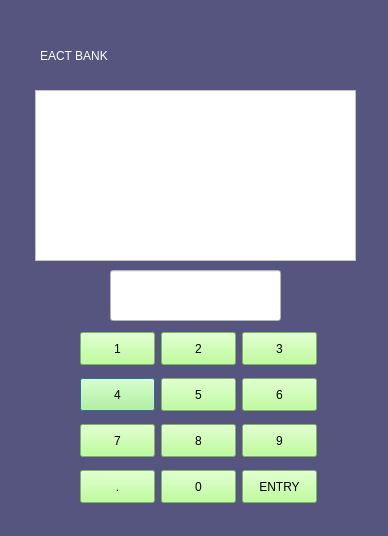
<?xml version="1.0" encoding="UTF-8"?>
<ui version="4.0">
 <class>Dialog</class>
 <widget class="QDialog" name="Dialog">
  <property name="geometry">
   <rect>
    <x>0</x>
    <y>0</y>
    <width>388</width>
    <height>536</height>
   </rect>
  </property>
  <property name="windowTitle">
   <string>EACT BANK - CUSTOMER OPERATION</string>
  </property>
  <property name="styleSheet">
   <string notr="true">background-color: rgb(85, 85, 127);</string>
  </property>
  <widget class="QLineEdit" name="entryscreenlineEditcustomeroperation">
   <property name="geometry">
    <rect>
     <x>110</x>
     <y>270</y>
     <width>171</width>
     <height>51</height>
    </rect>
   </property>
   <property name="styleSheet">
    <string notr="true">background-color: rgb(255, 255, 255);
font: 75 12pt &quot;MS Shell Dlg 2&quot;;
color: rgb(0, 0, 0);</string>
   </property>
   <property name="text">
    <string/>
   </property>
  </widget>
  <widget class="QPushButton" name="Buttoncustomeroperation4">
   <property name="geometry">
    <rect>
     <x>80</x>
     <y>378</y>
     <width>75</width>
     <height>33</height>
    </rect>
   </property>
   <property name="styleSheet">
    <string notr="true">background-color: rgb(170, 255, 127);
font: 75 16pt &quot;MS Shell Dlg 2&quot;;
color: rgb(0, 0, 0);</string>
   </property>
   <property name="text">
    <string>4</string>
   </property>
  </widget>
  <widget class="QPushButton" name="Buttoncustomeroperation5">
   <property name="geometry">
    <rect>
     <x>161</x>
     <y>378</y>
     <width>75</width>
     <height>33</height>
    </rect>
   </property>
   <property name="styleSheet">
    <string notr="true">background-color: rgb(170, 255, 127);
font: 75 16pt &quot;MS Shell Dlg 2&quot;;
color: rgb(0, 0, 0);</string>
   </property>
   <property name="text">
    <string>5</string>
   </property>
  </widget>
  <widget class="QPushButton" name="Buttoncustomeroperation0">
   <property name="geometry">
    <rect>
     <x>161</x>
     <y>470</y>
     <width>75</width>
     <height>33</height>
    </rect>
   </property>
   <property name="styleSheet">
    <string notr="true">background-color: rgb(170, 255, 127);
font: 75 16pt &quot;MS Shell Dlg 2&quot;;
color: rgb(0, 0, 0);</string>
   </property>
   <property name="text">
    <string>0</string>
   </property>
  </widget>
  <widget class="QPushButton" name="Buttoncustomeroperation8">
   <property name="geometry">
    <rect>
     <x>161</x>
     <y>424</y>
     <width>75</width>
     <height>33</height>
    </rect>
   </property>
   <property name="styleSheet">
    <string notr="true">background-color: rgb(170, 255, 127);
font: 75 16pt &quot;MS Shell Dlg 2&quot;;
color: rgb(0, 0, 0);</string>
   </property>
   <property name="text">
    <string>8</string>
   </property>
  </widget>
  <widget class="QPushButton" name="ButtoncustomeroperationEntry">
   <property name="geometry">
    <rect>
     <x>242</x>
     <y>470</y>
     <width>75</width>
     <height>33</height>
    </rect>
   </property>
   <property name="styleSheet">
    <string notr="true">background-color: rgb(170, 255, 127);
font: 75 16pt &quot;MS Shell Dlg 2&quot;;
color: rgb(0, 0, 0);</string>
   </property>
   <property name="text">
    <string>ENTRY</string>
   </property>
  </widget>
  <widget class="QPushButton" name="ButtoncustomeroperationPoint">
   <property name="geometry">
    <rect>
     <x>80</x>
     <y>470</y>
     <width>75</width>
     <height>33</height>
    </rect>
   </property>
   <property name="styleSheet">
    <string notr="true">background-color: rgb(170, 255, 127);
font: 75 16pt &quot;MS Shell Dlg 2&quot;;
color: rgb(0, 0, 0);</string>
   </property>
   <property name="text">
    <string>.</string>
   </property>
  </widget>
  <widget class="QPushButton" name="Buttoncustomeroperation9">
   <property name="geometry">
    <rect>
     <x>242</x>
     <y>424</y>
     <width>75</width>
     <height>33</height>
    </rect>
   </property>
   <property name="styleSheet">
    <string notr="true">background-color: rgb(170, 255, 127);
font: 75 16pt &quot;MS Shell Dlg 2&quot;;
color: rgb(0, 0, 0);</string>
   </property>
   <property name="text">
    <string>9</string>
   </property>
  </widget>
  <widget class="QPushButton" name="Buttoncustomeroperation1">
   <property name="geometry">
    <rect>
     <x>80</x>
     <y>332</y>
     <width>75</width>
     <height>33</height>
    </rect>
   </property>
   <property name="styleSheet">
    <string notr="true">background-color: rgb(170, 255, 127);
font: 75 16pt &quot;MS Shell Dlg 2&quot;;
color: rgb(0, 0, 0);</string>
   </property>
   <property name="text">
    <string>1</string>
   </property>
  </widget>
  <widget class="QPushButton" name="Buttoncustomeroperation2">
   <property name="geometry">
    <rect>
     <x>161</x>
     <y>332</y>
     <width>75</width>
     <height>33</height>
    </rect>
   </property>
   <property name="styleSheet">
    <string notr="true">background-color: rgb(170, 255, 127);
font: 75 16pt &quot;MS Shell Dlg 2&quot;;
color: rgb(0, 0, 0);</string>
   </property>
   <property name="text">
    <string>2</string>
   </property>
  </widget>
  <widget class="QPushButton" name="Buttoncustomeroperation3">
   <property name="geometry">
    <rect>
     <x>242</x>
     <y>332</y>
     <width>75</width>
     <height>33</height>
    </rect>
   </property>
   <property name="styleSheet">
    <string notr="true">background-color: rgb(170, 255, 127);
font: 75 16pt &quot;MS Shell Dlg 2&quot;;
color: rgb(0, 0, 0);</string>
   </property>
   <property name="text">
    <string>3</string>
   </property>
  </widget>
  <widget class="QPushButton" name="Buttoncustomeroperation6">
   <property name="geometry">
    <rect>
     <x>242</x>
     <y>378</y>
     <width>75</width>
     <height>33</height>
    </rect>
   </property>
   <property name="styleSheet">
    <string notr="true">background-color: rgb(170, 255, 127);
font: 75 16pt &quot;MS Shell Dlg 2&quot;;
color: rgb(0, 0, 0);</string>
   </property>
   <property name="text">
    <string>6</string>
   </property>
  </widget>
  <widget class="QPushButton" name="Buttoncustomeroperation7">
   <property name="geometry">
    <rect>
     <x>80</x>
     <y>424</y>
     <width>75</width>
     <height>33</height>
    </rect>
   </property>
   <property name="styleSheet">
    <string notr="true">background-color: rgb(170, 255, 127);
font: 75 16pt &quot;MS Shell Dlg 2&quot;;
color: rgb(0, 0, 0);</string>
   </property>
   <property name="text">
    <string>7</string>
   </property>
  </widget>
  <widget class="QTextBrowser" name="mainscreentextbrowsercustomeroperation">
   <property name="geometry">
    <rect>
     <x>35</x>
     <y>90</y>
     <width>321</width>
     <height>171</height>
    </rect>
   </property>
   <property name="styleSheet">
    <string notr="true">background-color: rgb(255, 255, 255);
font: 75 12pt &quot;MS Shell Dlg 2&quot;;
color: rgb(0, 0, 0);</string>
   </property>
   <property name="html">
    <string>&lt;!DOCTYPE HTML PUBLIC &quot;-//W3C//DTD HTML 4.0//EN&quot; &quot;http://www.w3.org/TR/REC-html40/strict.dtd&quot;&gt;
&lt;html&gt;&lt;head&gt;&lt;meta name=&quot;qrichtext&quot; content=&quot;1&quot; /&gt;&lt;style type=&quot;text/css&quot;&gt;
p, li { white-space: pre-wrap; }
&lt;/style&gt;&lt;/head&gt;&lt;body style=&quot; font-family:'MS Shell Dlg 2'; font-size:12pt; font-weight:72; font-style:normal;&quot;&gt;
&lt;p style=&quot;-qt-paragraph-type:empty; margin-top:0px; margin-bottom:0px; margin-left:0px; margin-right:0px; -qt-block-indent:0; text-indent:0px;&quot;&gt;&lt;br /&gt;&lt;/p&gt;&lt;/body&gt;&lt;/html&gt;</string>
   </property>
  </widget>
  <widget class="QLabel" name="label_6">
   <property name="geometry">
    <rect>
     <x>40</x>
     <y>30</y>
     <width>321</width>
     <height>51</height>
    </rect>
   </property>
   <property name="styleSheet">
    <string notr="true">color: rgb(255, 255, 255);
font: 26pt &quot;Matura MT Script Capitals&quot;;</string>
   </property>
   <property name="text">
    <string>EACT BANK</string>
   </property>
  </widget>
 </widget>
 <resources/>
 <connections/>
</ui>
